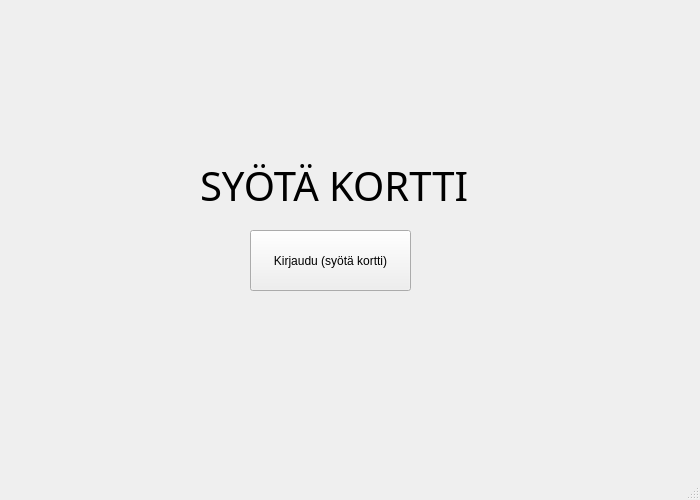
<?xml version="1.0" encoding="UTF-8"?>
<ui version="4.0">
 <class>MainWindow</class>
 <widget class="QMainWindow" name="MainWindow">
  <property name="geometry">
   <rect>
    <x>0</x>
    <y>0</y>
    <width>700</width>
    <height>500</height>
   </rect>
  </property>
  <property name="windowTitle">
   <string>MainWindow</string>
  </property>
  <property name="styleSheet">
   <string notr="true"/>
  </property>
  <widget class="QWidget" name="centralwidget">
   <widget class="QLabel" name="label">
    <property name="geometry">
     <rect>
      <x>200</x>
      <y>150</y>
      <width>301</width>
      <height>71</height>
     </rect>
    </property>
    <property name="font">
     <font>
      <family>Modern No. 20</family>
      <pointsize>30</pointsize>
     </font>
    </property>
    <property name="styleSheet">
     <string notr="true">outline-color: rgb(255, 255, 255)</string>
    </property>
    <property name="text">
     <string>SYÖTÄ KORTTI</string>
    </property>
   </widget>
   <widget class="QPushButton" name="btn_syotakortti">
    <property name="geometry">
     <rect>
      <x>250</x>
      <y>230</y>
      <width>161</width>
      <height>61</height>
     </rect>
    </property>
    <property name="text">
     <string>Kirjaudu (syötä kortti)</string>
    </property>
   </widget>
  </widget>
  <widget class="QMenuBar" name="menubar">
   <property name="geometry">
    <rect>
     <x>0</x>
     <y>0</y>
     <width>700</width>
     <height>20</height>
    </rect>
   </property>
  </widget>
  <widget class="QStatusBar" name="statusbar"/>
 </widget>
 <resources/>
 <connections/>
</ui>
